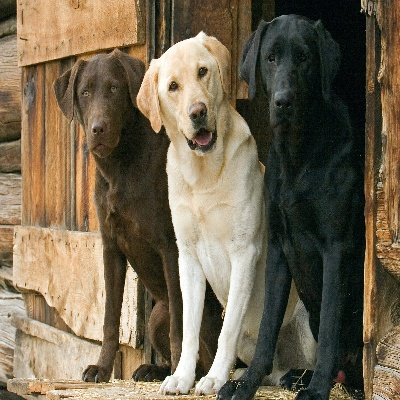
#> input picture images/00.jpg, 400 x 400 px; its folder holds 2 pictures in this run
$ python histo_matching2.py
#> lines starting #> are read from the running program, lines starting #| are printed output that depends on the picture
import matplotlib.pyplot as plt
from scipy import stats
import numpy as np
import random
import PIL.ImageDraw as ImageDraw
import PIL.Image as Image
import os.path
from tqdm import tqdm
import math
import cv2
def load_images():
    img_path = r'images/'
    imgs = []
    for file in tqdm(os.listdir(img_path)):
        imgs.append(np.array(Image.open(img_path + file)))
    return imgs


def print_img(img, histo_new, histo_old, index, L):
    dpi = 80
    width = img.shape[0]
    height = img.shape[1]
    if height > width:
        figsize = (img.shape[0]*4) / float(dpi), (height)/ float(dpi)
        fig, axs = plt.subplots(1, 3, gridspec_kw={'width_ratios': [3, 1,1]}, figsize=figsize)
    else:
        figsize = (width) / float(dpi), (height*4) / float(dpi)
        fig, axs = plt.subplots(3, 1, gridspec_kw={'height_ratios': [3, 1,1]}, figsize=figsize)

    #fig.suptitle("Enhanced Image with L:" + str(L))
    axs[0].title.set_text("Enhanced Image")
    axs[0].imshow(img, vmin=np.amin(img), vmax=np.amax(img), cmap='gray')
    axs[1].title.set_text("Equalized histogram")
    axs[1].plot(histo_new, color='#f77f00')
    axs[1].bar(np.arange(len(histo_new)), histo_new, color='#003049')

    axs[2].title.set_text("Main histogram")
    axs[2].plot(histo_old, color='#ef476f')
    axs[2].bar(np.arange(len(histo_old)), histo_old, color='#b7b7a4')
    plt.tight_layout()
    #plt.savefig("e" + index + str(L)+".pdf")
    plt.savefig(r'result/' + "e" + index + str(L)+".png")

def print_histogram(_histrogram, name, title):
    plt.figure()
    plt.title(title)
    plt.plot(_histrogram, color='#ef476f')
    plt.bar(np.arange(len(_histrogram)), _histrogram, color='#b7b7a4')
    plt.ylabel('Number of Pixels')
    plt.xlabel('Pixel Value')
    plt.savefig(r'result/histo/' + "hist_" + name)


def generate_histogram(img, print, index):
    if len(img.shape) == 3: # img is colorful
        gr_img = np.mean(img, axis=-1)
    else:
        gr_img = img
    gr_hist = np.zeros([256])

    for x_pixel in range(gr_img.shape[0]):
        for y_pixel in range(gr_img.shape[1]):
            pixel_value = int(gr_img[x_pixel, y_pixel])
            gr_hist[pixel_value] += 1
    gr_hist /= (gr_img.shape[0] * gr_img.shape[1])
    if print:
        print_histogram(gr_hist, name="neq_"+str(index), title="Normalized Histogram")
    return gr_hist, gr_img


def equalize_histogram(img, histo, L):
    eq_histo = np.zeros_like(histo)
    en_img = np.zeros_like(img)
    for i in range(len(histo)):
        eq_histo[i] = int((L - 1) * np.sum(histo[0:i]))
    print_histogram(eq_histo, name="eq_"+str(index), title="Equalized Histogram")
    for x_pixel in range(img.shape[0]):
        for y_pixel in range(img.shape[1]):
            pixel_val = int(img[x_pixel, y_pixel])
            en_img[x_pixel, y_pixel] = eq_histo[pixel_val]
    hist_img, _ = generate_histogram(en_img, print=False, index=index)
    print_img(img=en_img, histo_new=hist_img, histo_old=histo, index=str(index), L=L)
    return eq_histo


def find_value_target(val, target_arr):
    key = np.where(target_arr == val)[0]

    if len(key) == 0:
        key = find_value_target(val+1, target_arr)
        if len(key) == 0:
            key = find_value_target(val-1, target_arr)
    vvv = key[0]
    return vvv


def match_histogram(inp_img, hist_input, e_hist_input, e_hist_target, _print=True):
    en_img = np.zeros_like(inp_img)
    tran_hist = np.zeros_like(e_hist_input)
    for i in range(len(e_hist_input)):
        tran_hist[i] = find_value_target(val=e_hist_input[i], target_arr=e_hist_target)
    print_histogram(tran_hist, name="trans_hist_", title="Transferred Histogram")
    for x_pixel in range(inp_img.shape[0]):
        for y_pixel in range(inp_img.shape[1]):
            pixel_val = int(inp_img[x_pixel, y_pixel])
            en_img[x_pixel, y_pixel] = tran_hist[pixel_val]
    hist_img, _ = generate_histogram(en_img, print=False, index=3)
    print_img(img=en_img, histo_new=hist_img, histo_old=hist_input, index=str(3), L=L)


if __name__ == '__main__':
    L=50
    print("\r\nLoading Images:")
    imgs = load_images()
#> imgs = 2 items
    print("\r\ngenerating HistogramS:")
    gr_img_arr = []
    gr_hist_arr = []
    eq_hist_arr = []
    index = 0
    for img in tqdm(imgs):
        hist_img, gr_img = generate_histogram(img, print=True, index=index)
        gr_hist_arr.append(hist_img)
        gr_img_arr.append(gr_img)
        eq_hist_arr.append(equalize_histogram(gr_img, hist_img, L))
        index += 1
#> this loop made 2 passes
#> index on passes 1 to 2: 1, 2
#> pass 1, in generate_histogram, `gr_img = np.mean(img, axis=-1)`:
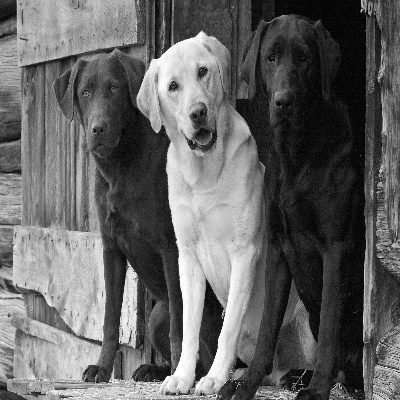
#> gr_img: shape (400, 400) float64; min 0.333, max 255, mean 99.9
#> pass 1, in print_histogram, `plt.savefig(r'result/histo/' + "hist_" + name)`:
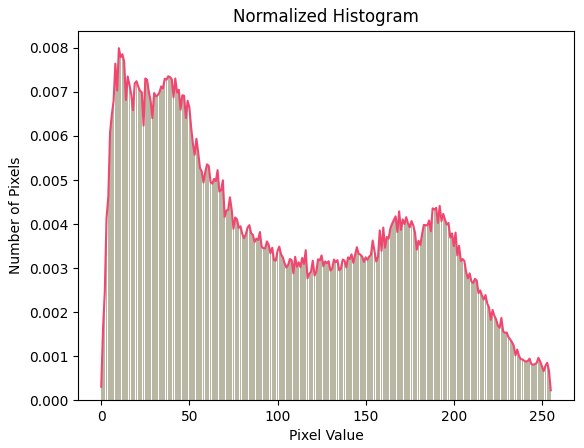
#> figure drawn by matplotlib, 1 panel; tallest bar 0.00799 high, from x = 9.6 to 10.4; curve peaks at x = 10, y = 0.00799
#> pass 1, in print_histogram (call 2), `plt.savefig(r'result/histo/' + "hist_" + name)`:
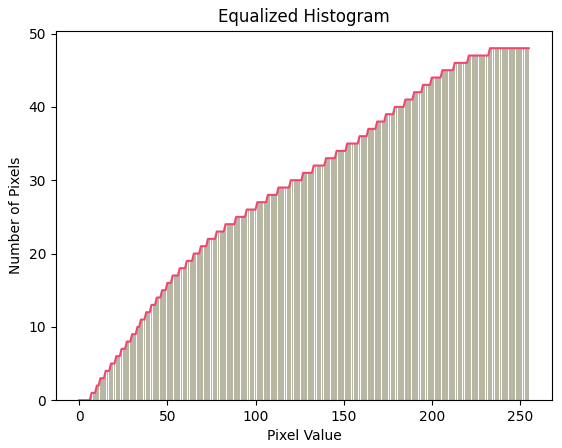
#> figure drawn by matplotlib, 1 panel; curve peaks at x = 233, y = 48
#> pass 1, in generate_histogram (call 2), `gr_img = img`:
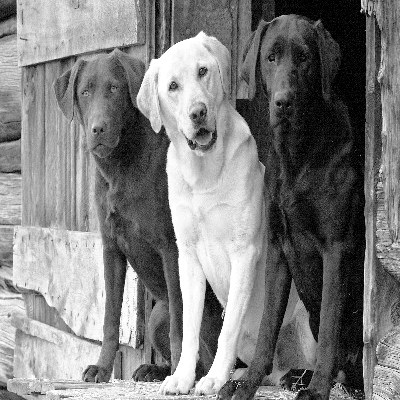
#> gr_img: shape (400, 400) float64; min 0, max 48, mean 23.9; drawn with min black and max white
#> pass 1, in print_img, `plt.savefig(r'result/' + "e" + index + str(L)+".png")`:
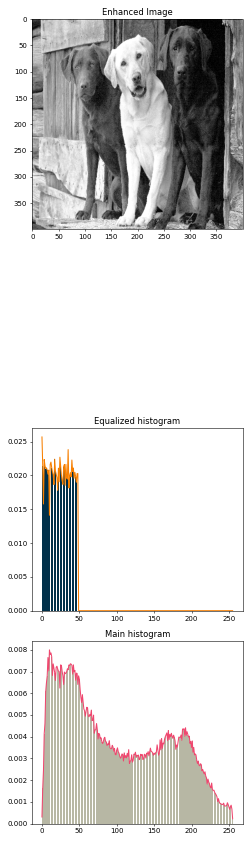
#> figure drawn by matplotlib, 3 panels; panel 2: tallest bar 0.0257 high, from x = -0.4 to 0.4; panel 2: curve peaks at x = 0, y = 0.0257; panel 3: tallest bar 0.00799 high, from x = 9.6 to 10.4; panel 3: curve peaks at x = 10, y = 0.00799
#> pass 2, in generate_histogram (call 4), `gr_img = img`:
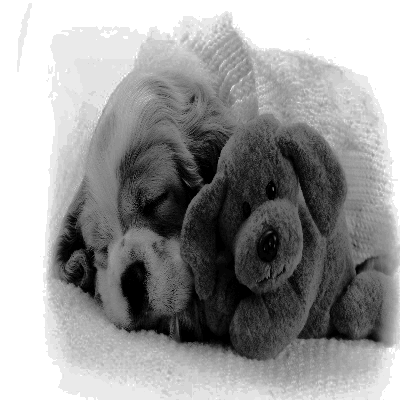
#> gr_img: shape (400, 400) float64; min 0, max 37, mean 22.4; drawn with min black and max white
#> pass 2, in print_img (call 2), `plt.savefig(r'result/' + "e" + index + str(L)+".png")`:
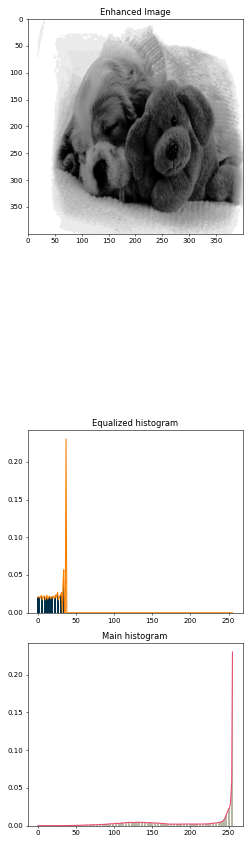
#> figure drawn by matplotlib, 3 panels; panel 2: tallest bar 0.23 high, from x = 36.6 to 37.4; panel 2: curve peaks at x = 37, y = 0.23; panel 3: tallest bar 0.23 high, from x = 254.6 to 255.4; panel 3: curve peaks at x = 255, y = 0.23
#> after the loop, eq_hist_arr = 2 items; gr_hist_arr = 2 items; gr_img_arr = 2 items; index = 2
    match_histogram(inp_img=gr_img_arr[0], hist_input=gr_hist_arr[0], e_hist_input=eq_hist_arr[0], e_hist_target=eq_hist_arr[1])
#> the loop in match_histogram, `for i in range(len(e_hist_input)):` made 134 passes
#> after the loop in match_histogram, `for i in range(len(e_hist_input)):`: tran_hist = 256 values, max 252 at index 127, min 0 at index 0, mean 95.72
#> (the run stopped early here; a loop or call above may not have finished)
